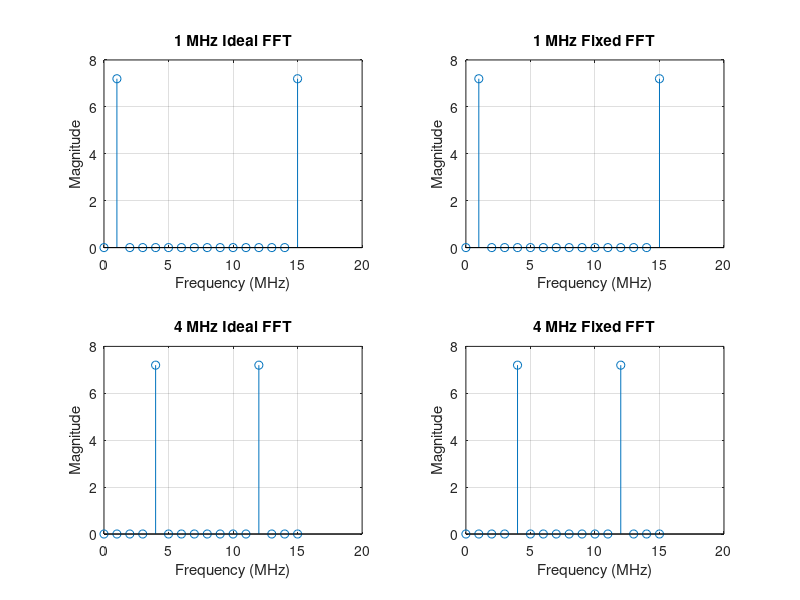
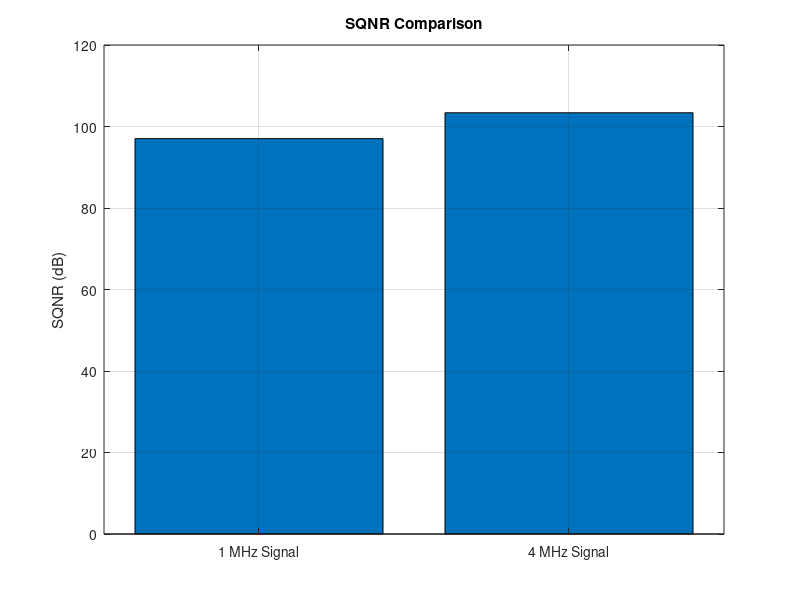
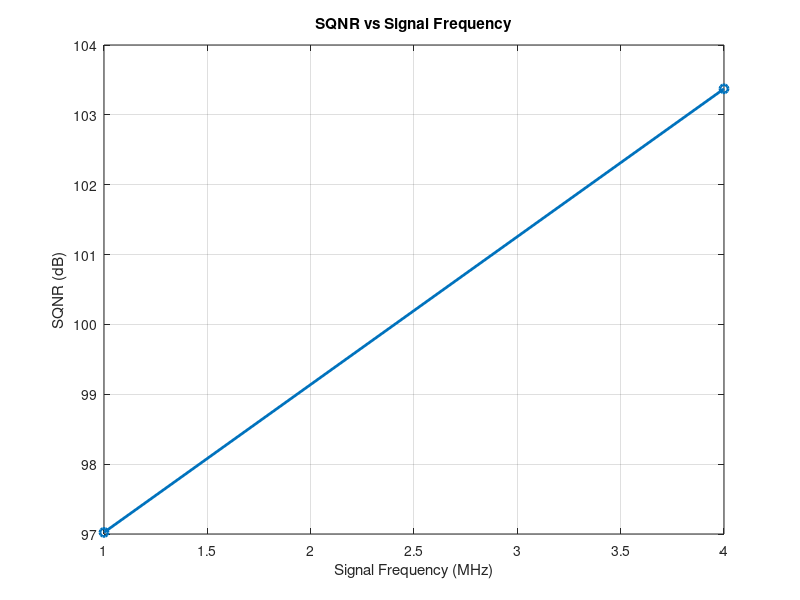

MATLAB code to generate these figures, in order:
clc;
clear;
close all;

%% Parameters
N = 16;              % FFT size
bits = 16;           % Fixed-point bits
A = 0.9;             % Amplitude
fs = 16e6;           % Sampling frequency = 16 MHz

n = 0:N-1;

%% Frequencies
f1 = 1e6;            % 1-period signal
f4 = 4e6;            % 4-period signal

%% ================== 1 MHz SIGNAL ==================

x1 = A*sin(2*pi*f1*n/fs);

% Floating-point FFT
X1_float = fft(x1);

% Fixed-point quantization
scale = 2^(bits-1);

x1_fixed = round(x1*scale)/scale;

% Fixed-point FFT
X1_fixed = fft(x1_fixed);

% Quantization noise
noise1 = X1_float - X1_fixed;

% Power calculations
Ps1 = sum(abs(X1_float).^2);
Pn1 = sum(abs(noise1).^2);

% SQNR
SQNR1 = 10*log10(Ps1/Pn1);

%% ================== 4 MHz SIGNAL ==================

x4 = A*sin(2*pi*f4*n/fs);

% Floating-point FFT
X4_float = fft(x4);

% Fixed-point quantization
x4_fixed = round(x4*scale)/scale;

% Fixed-point FFT
X4_fixed = fft(x4_fixed);

% Quantization noise
noise4 = X4_float - X4_fixed;

% Power calculations
Ps4 = sum(abs(X4_float).^2);
Pn4 = sum(abs(noise4).^2);

% SQNR
SQNR4 = 10*log10(Ps4/Pn4);

%% Display Results

fprintf('SQNR for 1 MHz signal = %.2f dB\n', SQNR1);
fprintf('SQNR for 4 MHz signal = %.2f dB\n', SQNR4);

%% Frequency Axis

f_axis = (0:N-1)*(fs/N)/1e6;   % MHz

%% ================== FFT PLOTS ==================

figure;

subplot(2,2,1);
stem(f_axis, abs(X1_float));
title('1 MHz Ideal FFT');
xlabel('Frequency (MHz)');
ylabel('Magnitude');
grid on;

subplot(2,2,2);
stem(f_axis, abs(X1_fixed));
title('1 MHz Fixed FFT');
xlabel('Frequency (MHz)');
ylabel('Magnitude');
grid on;

subplot(2,2,3);
stem(f_axis, abs(X4_float));
title('4 MHz Ideal FFT');
xlabel('Frequency (MHz)');
ylabel('Magnitude');
grid on;

subplot(2,2,4);
stem(f_axis, abs(X4_fixed));
title('4 MHz Fixed FFT');
xlabel('Frequency (MHz)');
ylabel('Magnitude');
grid on;

%% ================== SQNR COMPARISON ==================

figure;

sqnr_vals = [SQNR1 SQNR4];

bar(sqnr_vals);

xticklabels({'1 MHz Signal','4 MHz Signal'});

ylabel('SQNR (dB)');
title('SQNR Comparison');

grid on;

%% ================== SQNR VALUE PLOT ==================

figure;

plot([1 4], sqnr_vals, '-o','LineWidth',2);

xlabel('Signal Frequency (MHz)');
ylabel('SQNR (dB)');
title('SQNR vs Signal Frequency');

grid on;
